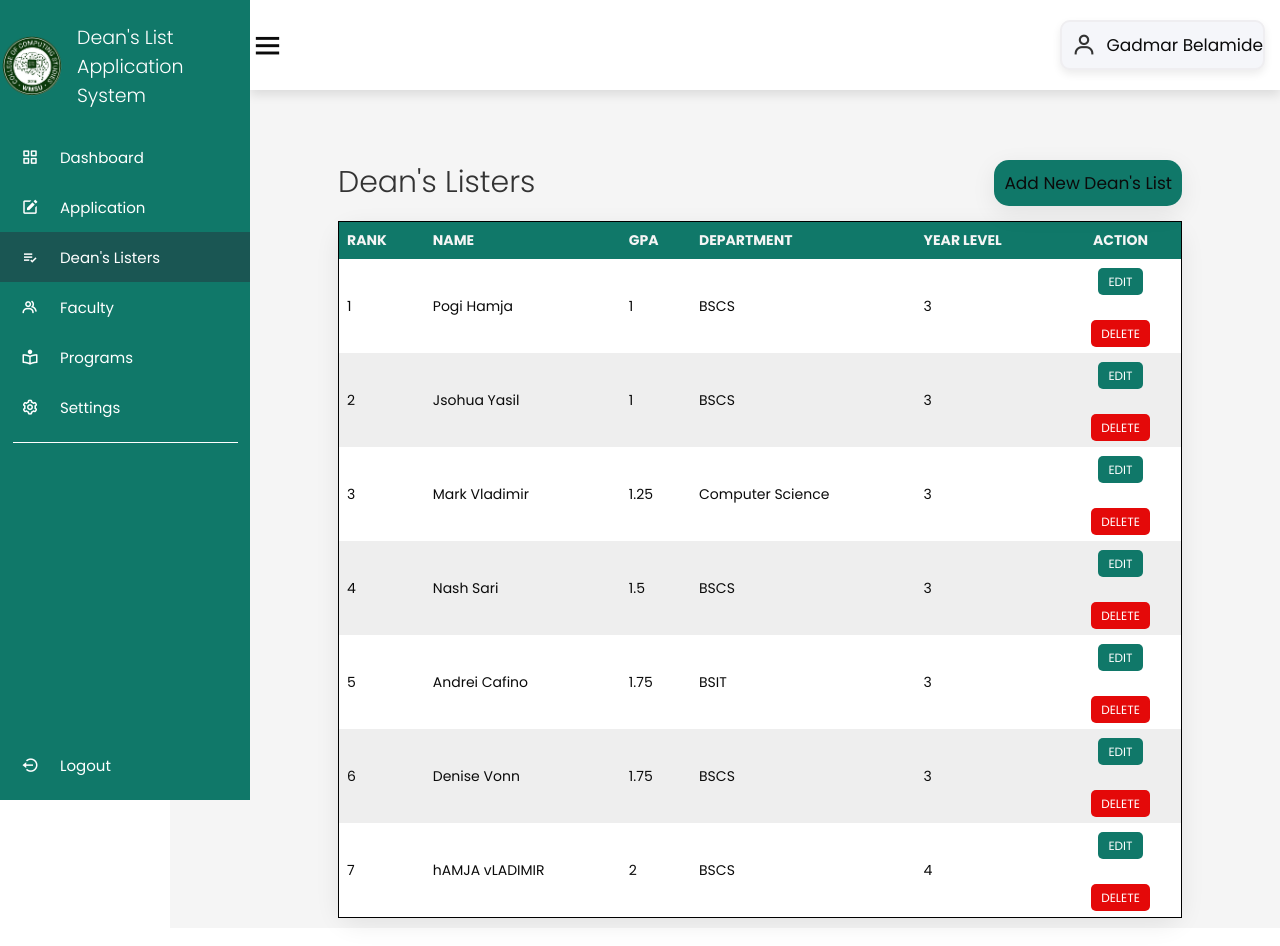
/listers/listers.php (signed in), run on an earlier commit of the app's database.
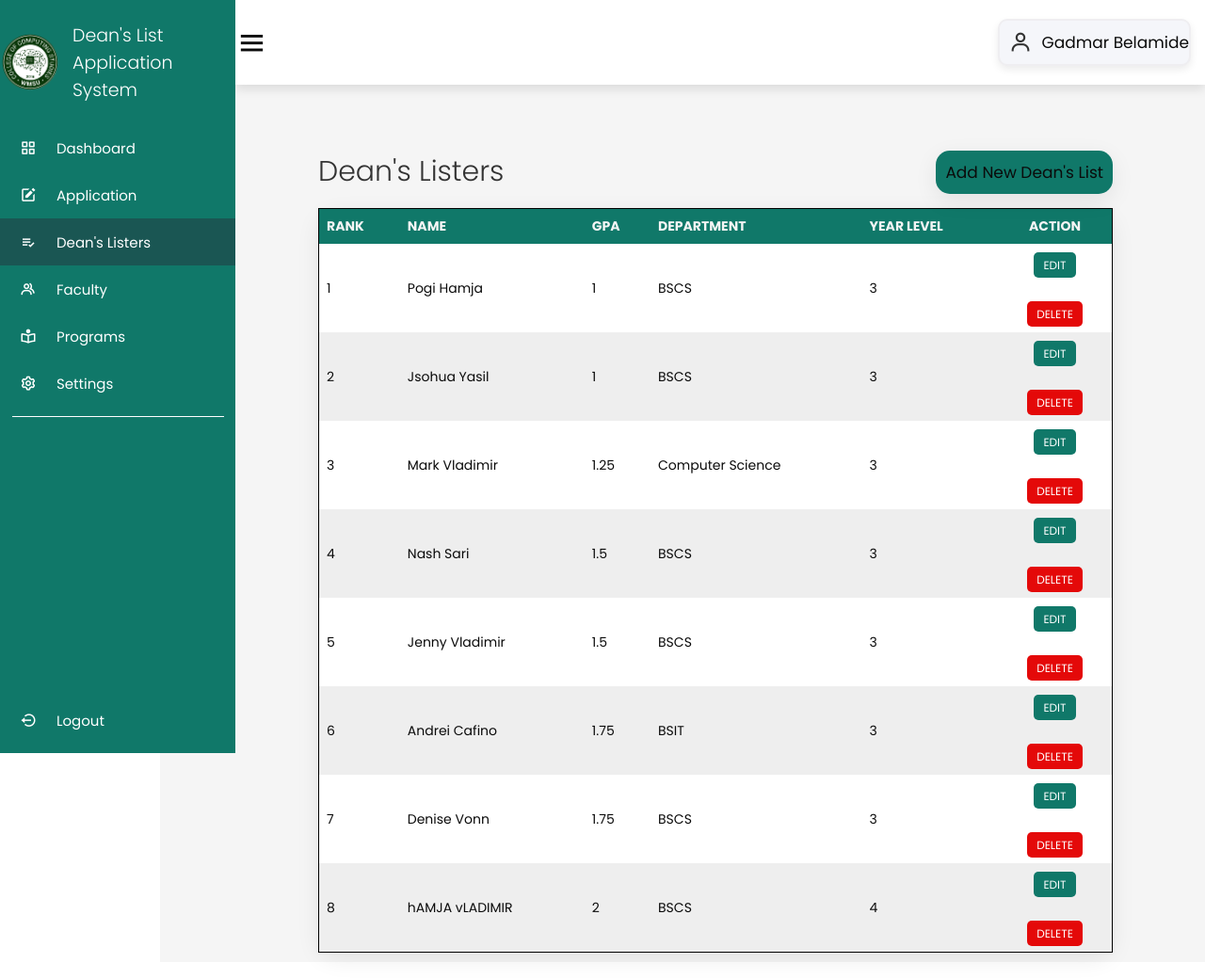
And on a later commit of the database.
### tables this page shows
CREATE TABLE `listers` (
  `firstname` varchar(30) NOT NULL,
  `lastname` varchar(30) NOT NULL,
  `GPA` float NOT NULL,
  `department` varchar(30) NOT NULL,
  `year_level` int(11) NOT NULL
);

### class/listers.class.php (called while the page is built, shortened)
<?php
require_once 'database.php';
class Listers{
    protected $db;
    function __construct()
    {
        $this->db = new Database();
    }
    function show(){
        $sql = "SELECT * FROM listers ORDER BY GPA ASC;";
        $query=$this->db->connect()->prepare($sql);
        if($query->execute()){
            $data = $query->fetchAll();
        }
        return $data;
    }
}
?>

### class/database.php (called while the page is built)
<?php
class Database{
    private $host = 'localhost';
    private $database = 'deanslist';
    private $username = 'root';
    private $password = '';
    protected $connection;
    function connect(){
        try
			{
				$this->connection = new PDO("mysql:host=$this->host;dbname=$this->database",
											$this->username, $this->password);
			}
			catch (PDOException $e)
			{
				echo "Connection error " . $e->getMessage();
			}
        return $this->connection;
    }
}
?>

### listers/listers.php (the view, shortened to what the changed rows need)
<!DOCTYPE html>
<html lang="en">
<head>
    <link rel="stylesheet" href="https://cdn.jsdelivr.net/npm/boxicons@latest/css/boxicons.min.css">
    <link href="../css/style.css" rel="stylesheet">
    <link rel="stylesheet" href="//code.jquery.com/ui/1.13.2/themes/base/jquery-ui.css">
</head>
<body>
    <section class="home-section">
        <div class="home-content">
            <div class="table-container">
                <br>
                <?php
                require '../class/database.php';
                ?>
                <table class="table">
                    <thead>
                        <tr>
                            <th>Rank</th>
                            <th>Name</th>
                            <th>GPA</th>
                            <th>Department</th>
                            <th>Year Level</th>
                            <?php
                                if($_SESSION['user_type'] == 'admin'){
                            ?>
                                <th class="action">Action</th>
                            <?php
                                }
                            ?>
                        </tr>
                    </thead>
                    <tbody>
                        <?php
                            require_once '../class/listers.class.php';
                            $listers = new Listers();
                            $i = 1;
                            foreach ($listers->show() as $value){
                        ?>
                            <tr>
                                <td><?php echo $i ?></td>
                                <td><?php echo $value['firstname'] . ' ' . $value['lastname'] ?>
                                <td><?php echo $value['GPA'] ?></td>
                                <td><?php echo $value['department'] ?></td>
                                <td><?php echo $value['year_level'] ?></td>
                                <?php
                                    if($_SESSION['user_type'] == 'admin'){
                                ?>
                                    <td>
                                        <div class="action">
                                            <a class="action-edit" href="editlisters.php?id=<?php echo $value['id'] ?>">Edit</a>
                                            <br></br><a class="action-delete" href="deletelisters.php?id=<?php echo $value['id'] ?>">Delete</a>
                                        </div>
                                    </td>
                                <?php
                                    }
                                ?>
                            </tr>
                            <?php
                                $i++;
                            }
                            ?>
                    </tbody>
                </table>
            </div>
        </div>
    </section>
</body>
</html>

What changed in the data, as far as the page shows it:
added listers: firstname "Jenny", lastname "Vladimir", GPA "1.5", department "BSCS", year_level "3"
